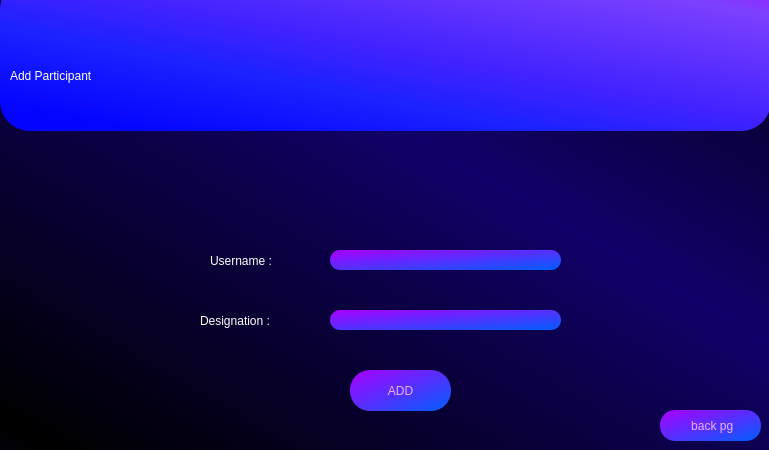
<?xml version="1.0" encoding="UTF-8"?>
<ui version="4.0">
 <class>Dialog</class>
 <widget class="QDialog" name="Dialog">
  <property name="geometry">
   <rect>
    <x>0</x>
    <y>0</y>
    <width>769</width>
    <height>450</height>
   </rect>
  </property>
  <property name="minimumSize">
   <size>
    <width>769</width>
    <height>450</height>
   </size>
  </property>
  <property name="maximumSize">
   <size>
    <width>769</width>
    <height>450</height>
   </size>
  </property>
  <property name="windowTitle">
   <string>Dialog</string>
  </property>
  <property name="styleSheet">
   <string notr="true">QDialog#Dialog{
background-color: qlineargradient(spread:reflect, x1:0.0454545, y1:0.966, x2:0.619, y2:0.386, stop:0 rgba(0, 0, 0, 255), stop:1 rgba(17, 0, 104, 255));
}</string>
  </property>
  <widget class="QLabel" name="label">
   <property name="geometry">
    <rect>
     <x>0</x>
     <y>-20</y>
     <width>771</width>
     <height>151</height>
    </rect>
   </property>
   <property name="styleSheet">
    <string notr="true">background-color: qlineargradient(spread:pad, x1:0.091, y1:0.931955, x2:1, y2:0, stop:0 rgba(3, 3, 255, 255), stop:0.289773 rgba(27, 33, 255, 255), stop:0.482955 rgba(65, 34, 255, 255), stop:0.869318 rgba(124, 64, 255, 255), stop:1 rgba(159, 25, 255, 255));
font: 240pt &quot;Terminal&quot;;
border-radius : 30px</string>
   </property>
   <property name="text">
    <string/>
   </property>
  </widget>
  <widget class="QLabel" name="label_2">
   <property name="geometry">
    <rect>
     <x>10</x>
     <y>30</y>
     <width>671</width>
     <height>91</height>
    </rect>
   </property>
   <property name="styleSheet">
    <string notr="true">font: 75 65pt &quot;Arial&quot;;
color: rgb(255, 255, 255);</string>
   </property>
   <property name="text">
    <string>Add Participant</string>
   </property>
  </widget>
  <widget class="QLabel" name="label_3">
   <property name="geometry">
    <rect>
     <x>210</x>
     <y>240</y>
     <width>161</width>
     <height>41</height>
    </rect>
   </property>
   <property name="styleSheet">
    <string notr="true">font: 75 14pt &quot;Arial&quot;;
color: rgb(255, 255, 255);</string>
   </property>
   <property name="text">
    <string>Username :</string>
   </property>
  </widget>
  <widget class="QLabel" name="label_4">
   <property name="geometry">
    <rect>
     <x>200</x>
     <y>300</y>
     <width>171</width>
     <height>41</height>
    </rect>
   </property>
   <property name="styleSheet">
    <string notr="true">font: 75 14pt &quot;Arial&quot;;
color: rgb(255, 255, 255);</string>
   </property>
   <property name="text">
    <string>Designation :</string>
   </property>
  </widget>
  <widget class="QLineEdit" name="add_part_username">
   <property name="geometry">
    <rect>
     <x>330</x>
     <y>250</y>
     <width>231</width>
     <height>20</height>
    </rect>
   </property>
   <property name="styleSheet">
    <string notr="true">border-radius : 10px;
color: rgb(246, 172, 255);
font: 12pt &quot;Arial&quot;;;
background-color: qlineargradient(spread:pad, x1:0.994, y1:1, x2:0, y2:0, stop:0.0227273 rgba(5, 92, 255, 255), stop:1 rgba(170, 0, 255, 255));</string>
   </property>
   <property name="alignment">
    <set>Qt::AlignCenter</set>
   </property>
  </widget>
  <widget class="QLineEdit" name="add_part_desig">
   <property name="geometry">
    <rect>
     <x>330</x>
     <y>310</y>
     <width>231</width>
     <height>20</height>
    </rect>
   </property>
   <property name="styleSheet">
    <string notr="true">border-radius : 10px;
color: rgb(246, 172, 255);
font: 12pt &quot;Arial&quot;;;
background-color: qlineargradient(spread:pad, x1:0.994, y1:1, x2:0, y2:0, stop:0.0227273 rgba(5, 92, 255, 255), stop:1 rgba(170, 0, 255, 255));</string>
   </property>
   <property name="text">
    <string/>
   </property>
   <property name="alignment">
    <set>Qt::AlignCenter</set>
   </property>
  </widget>
  <widget class="QPushButton" name="add_execute">
   <property name="geometry">
    <rect>
     <x>350</x>
     <y>370</y>
     <width>101</width>
     <height>41</height>
    </rect>
   </property>
   <property name="styleSheet">
    <string notr="true"> QPushButton{


 color: rgb(246, 172, 255);
 font: 14pt &quot;Arial&quot;; 
 background-color: qlineargradient(spread:pad, x1:0.994, y1:1, x2:0, y2:0,     stop:0.0227273 rgba(5, 92, 255, 255), stop:1 rgba(170, 0, 255, 255));
 border-color: rgb(170, 0, 255);
 border-radius : 20px;



}

QPushButton:hover{
 background-color: rgb(170, 85, 255);


}</string>
   </property>
   <property name="text">
    <string>ADD</string>
   </property>
  </widget>
  <widget class="QPushButton" name="prev_pg_execute">
   <property name="geometry">
    <rect>
     <x>660</x>
     <y>410</y>
     <width>101</width>
     <height>31</height>
    </rect>
   </property>
   <property name="styleSheet">
    <string notr="true"> QPushButton{


 color: rgb(246, 172, 255);
 font: 14pt &quot;Arial&quot;; 
 background-color: qlineargradient(spread:pad, x1:0.994, y1:1, x2:0, y2:0,     stop:0.0227273 rgba(5, 92, 255, 255), stop:1 rgba(170, 0, 255, 255));
 border-color: rgb(170, 0, 255);
 border-radius : 15px;



}

QPushButton:hover{
 background-color: rgb(170, 85, 255);


}</string>
   </property>
   <property name="text">
    <string> back pg</string>
   </property>
  </widget>
  <widget class="QLabel" name="message_label">
   <property name="geometry">
    <rect>
     <x>240</x>
     <y>190</y>
     <width>311</width>
     <height>31</height>
    </rect>
   </property>
   <property name="styleSheet">
    <string notr="true">color: rgb(255, 255, 255);

font: 12pt &quot;Arial&quot;;</string>
   </property>
   <property name="text">
    <string/>
   </property>
   <property name="alignment">
    <set>Qt::AlignCenter</set>
   </property>
  </widget>
 </widget>
 <resources/>
 <connections/>
</ui>
